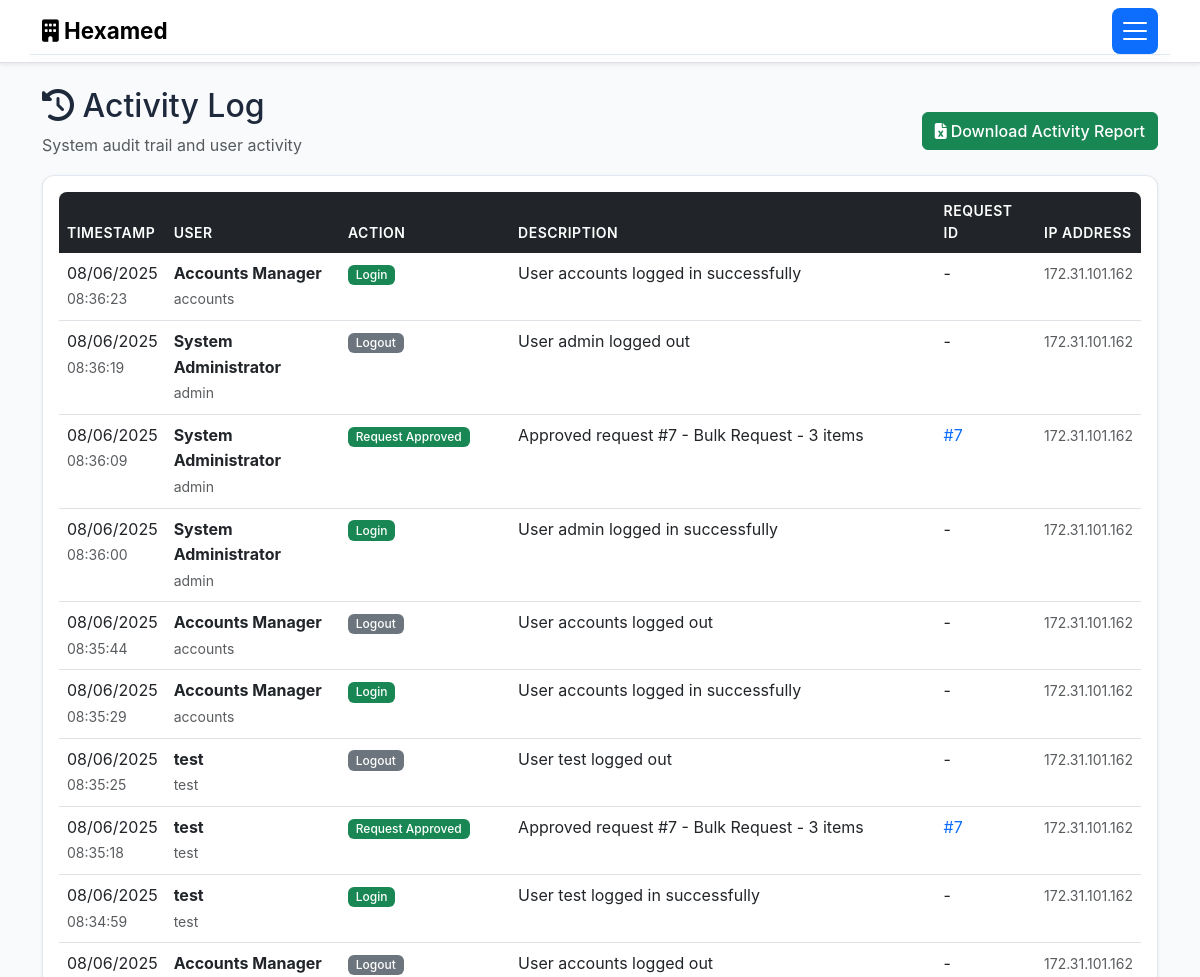
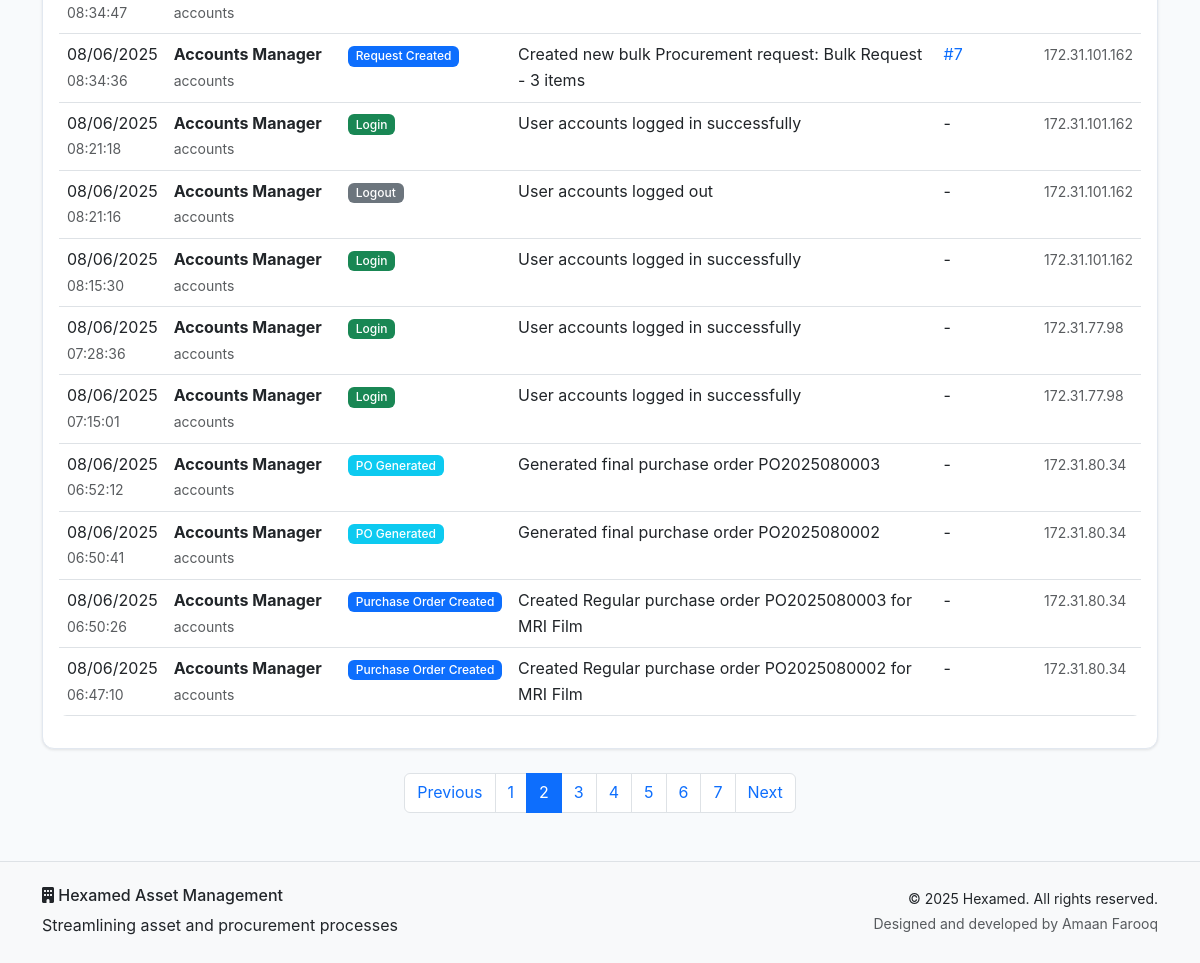
The app's page /activity?page=2 (signed in) with its own data (2 pictures, top to bottom).
### models.py (models this page shows, shortened)
class ActivityLog(db.Model):
    id = db.Column(db.Integer, primary_key=True)
    action = db.Column(db.String(100), nullable=False)
    description = db.Column(db.Text, nullable=False)
    timestamp = db.Column(db.DateTime, default=datetime.utcnow)
    ip_address = db.Column(db.String(45))
    user_id = db.Column(db.Integer, db.ForeignKey('user.id'), nullable=False)
    request_id = db.Column(db.Integer, db.ForeignKey('asset_request.id'), nullable=True)
    user = db.relationship('User', backref='activities')
    request = db.relationship('AssetRequest', backref='activities')

class User(db.Model):
    id = db.Column(db.Integer, primary_key=True)
    username = db.Column(db.String(80), unique=True, nullable=False)
    email = db.Column(db.String(120), unique=True, nullable=False)
    password_hash = db.Column(db.String(256), nullable=False)
    role = db.Column(db.String(50), nullable=False, default='User')
    full_name = db.Column(db.String(100), nullable=False)
    floor = db.Column(db.String(50))
    department = db.Column(db.String(100))
    created_at = db.Column(db.DateTime, default=datetime.utcnow)
    is_active = db.Column(db.Boolean, default=True)
    requests = db.relationship('AssetRequest', foreign_keys='AssetRequest.user_id', backref='requester', lazy=True)

### routes.py (the view)
    def decorated_function(*args, **kwargs):
        if 'user_id' not in session:
            flash('Please log in to access this page.', 'warning')
            return redirect(url_for('login'))
        return f(*args, **kwargs)

### routes.py (called while the page is built)
def require_login(f):
    def decorated_function(*args, **kwargs):
        if 'user_id' not in session:
            flash('Please log in to access this page.', 'warning')
            return redirect(url_for('login'))
        return f(*args, **kwargs)
    decorated_function.__name__ = f.__name__
    return decorated_function

@app.route('/activity')
@require_login
def activity_log():
    user = User.query.get(session['user_id'])
    page = request.args.get('page', 1, type=int)
    activities = ActivityLog.query.order_by(ActivityLog.timestamp.desc()).paginate(
        page=page, per_page=20, error_out=False)
    return render_template('activity.html', activities=activities, user=user)

### templates/activity.html (shortened to what this page needs)
{% extends "base.html" %}
{% block content %}
<div class="container my-4">
    <div class="row">
        <div class="col">
            <div class="d-flex justify-content-between align-items-center">
                <div>
                    <h2><i class="fas fa-history"></i> Activity Log</h2>
                    <p class="text-muted">System audit trail and user activity</p>
                </div>
                {% if user.role in ['Admin', 'MD', 'Accounts/SCM'] %}
                <div>
                    <a href="{{ url_for('download_recent_activity') }}" class="btn btn-success">
                        <i class="fas fa-file-excel me-1"></i>Download Activity Report
                    </a>
                </div>
                {% endif %}
            </div>
        </div>
    </div>
    {% if activities.items %}
    <div class="card">
        <div class="card-body">
            <div class="table-responsive">
                <table class="table table-hover">
                    <thead>
                        <tr>
                            <th>Timestamp</th>
                            <th>User</th>
                            <th>Action</th>
                            <th>Description</th>
                            <th>Request ID</th>
                            <th>IP Address</th>
                        </tr>
                    </thead>
                    <tbody>
                        {% for activity in activities.items %}
                        <tr>
                            <td>
                                <div>
                                    {{ activity.timestamp.strftime('%m/%d/%Y') }}
                                    <br><small class="text-muted">{{ activity.timestamp.strftime('%H:%M:%S') }}</small>
                                </div>
                            </td>
                            <td>
                                <div>
                                    <strong>{{ activity.user.full_name }}</strong>
                                    <br><small class="text-muted">{{ activity.user.username }}</small>
                                </div>
                            </td>
                            <td>
                                {% if 'Login' in activity.action %}
                                    <span class="badge bg-success">{{ activity.action }}</span>
                                {% elif 'Logout' in activity.action %}
                                    <span class="badge bg-secondary">{{ activity.action }}</span>
                                {% elif 'Created' in activity.action %}
                                    <span class="badge bg-primary">{{ activity.action }}</span>
                                {% elif 'Approved' in activity.action %}
                                    <span class="badge bg-success">{{ activity.action }}</span>
                                {% elif 'Rejected' in activity.action %}
                                    <span class="badge bg-danger">{{ activity.action }}</span>
                                {% elif 'Hold' in activity.action %}
                                    <span class="badge bg-warning">{{ activity.action }}</span>
                                {% else %}
                                    <span class="badge bg-info">{{ activity.action }}</span>
                                {% endif %}
                            </td>
                            <td>{{ activity.description }}</td>
                            <td>
                                {% if activity.request_id %}
                                    <a href="{{ url_for('view_requests') }}" class="text-decoration-none">
                                        #{{ activity.request_id }}
                                    </a>
                                {% else %}
                                    -
                                {% endif %}
                            </td>
                            <td>
                                <small class="text-muted">{{ activity.ip_address or '-' }}</small>
                            </td>
                        </tr>
                        {% endfor %}
                    </tbody>
                </table>
            </div>
        </div>
    </div>
    {% if activities.pages > 1 %}
    <nav class="mt-4">
        <ul class="pagination justify-content-center">
            {% if activities.has_prev %}
                <li class="page-item">
                    <a class="page-link" href="{{ url_for('activity_log', page=activities.prev_num) }}">Previous</a>
                </li>
            {% endif %}
            {% for page_num in activities.iter_pages() %}
                {% if page_num %}
                    {% if page_num != activities.page %}
                        <li class="page-item">
                            <a class="page-link" href="{{ url_for('activity_log', page=page_num) }}">{{ page_num }}</a>
                        </li>
                    {% else %}
                        <li class="page-item active">
                            <span class="page-link">{{ page_num }}</span>
                        </li>
                    {% endif %}
                {% else %}
                    <li class="page-item disabled">
                        <span class="page-link">...</span>
                    </li>
                {% endif %}
            {% endfor %}
            {% if activities.has_next %}
                <li class="page-item">
                    <a class="page-link" href="{{ url_for('activity_log', page=activities.next_num) }}">Next</a>
                </li>
            {% endif %}
        </ul>
    </nav>
    {% endif %}
    {% endif %}
</div>
{% endblock %}

### static/style.css (style rules this page uses)
:root { --hexamed-primary: #2563eb; --hexamed-secondary: #64748b; --hexamed-success: #00ffaa; --hexamed-warning: #ffa200; --hexamed-danger: #ff0000; --hexamed-info: #06b6d4; --hexamed-light: #f8fafc; --hexamed-dark: #465977; --hexamed-gradient: linear-gradient(135deg, #2563eb, #06b6d4); }
body { font-family: 'Inter', 'Segoe UI', Tahoma, Geneva, Verdana, sans-serif; line-height: 1.6; background-color: #f8fafc; color: #1e293b; }
.card { border: 1px solid #e2e8f0; border-radius: 0.75rem; box-shadow: 0 1px 3px rgba(0, 0, 0, 0.1); transition: all 0.3s ease; background: white; }
.btn { font-weight: 500; transition: all 0.3s ease; border-radius: 0.375rem; }
.table { border-radius: 0.5rem; overflow: hidden; }
.table thead th { background-color: var(--bs-dark); color: white; border: none; font-weight: 600; text-transform: uppercase; font-size: 0.875rem; letter-spacing: 0.5px; }
.table tbody tr { transition: background-color 0.2s ease; }
.badge { font-weight: 500; font-size: 0.75rem; padding: 0.35em 0.65em; }

### records on screen
ActivityLog: timestamp "08/06/2025", timestamp "08:36:23", user.full_name "Accounts Manager", user.username "accounts", action "Login", description "User accounts logged in successfully", ip_address "172.31.101.162"
ActivityLog: timestamp "08/06/2025", timestamp "08:36:19", user.full_name "System Administrator", user.username "admin", action "Logout", description "User admin logged out", ip_address "172.31.101.162"
ActivityLog: timestamp "08/06/2025", timestamp "08:36:09", user.full_name "System Administrator", user.username "admin", action "Request Approved", description "Approved request #7 - Bulk Request - 3 items", request_id "7", ip_address "172.31.101.162"
ActivityLog: timestamp "08/06/2025", timestamp "08:36:00", user.full_name "System Administrator", user.username "admin", action "Login", description "User admin logged in successfully", ip_address "172.31.101.162"
ActivityLog: timestamp "08/06/2025", timestamp "08:35:44", user.full_name "Accounts Manager", user.username "accounts", action "Logout", description "User accounts logged out", ip_address "172.31.101.162"
ActivityLog: timestamp "08/06/2025", timestamp "08:35:29", user.full_name "Accounts Manager", user.username "accounts", action "Login", description "User accounts logged in successfully", ip_address "172.31.101.162"
ActivityLog: timestamp "08/06/2025", timestamp "08:35:25", user.full_name "test", user.username "test", action "Logout", description "User test logged out", ip_address "172.31.101.162"
ActivityLog: timestamp "08/06/2025", timestamp "08:35:18", user.full_name "test", user.username "test", action "Request Approved", description "Approved request #7 - Bulk Request - 3 items", request_id "7", ip_address "172.31.101.162"
ActivityLog: timestamp "08/06/2025", timestamp "08:34:59", user.full_name "test", user.username "test", action "Login", description "User test logged in successfully", ip_address "172.31.101.162"
ActivityLog: timestamp "08/06/2025", timestamp "08:34:47", user.full_name "Accounts Manager", user.username "accounts", action "Logout", description "User accounts logged out", ip_address "172.31.101.162"
ActivityLog: timestamp "08/06/2025", timestamp "08:34:36", user.full_name "Accounts Manager", user.username "accounts", action "Request Created", description "Created new bulk Procurement request: Bulk Request - 3 items", request_id "7", ip_address "172.31.101.162"
ActivityLog: timestamp "08/06/2025", timestamp "08:21:18", user.full_name "Accounts Manager", user.username "accounts", action "Login", description "User accounts logged in successfully", ip_address "172.31.101.162"
ActivityLog: timestamp "08/06/2025", timestamp "08:21:16", user.full_name "Accounts Manager", user.username "accounts", action "Logout", description "User accounts logged out", ip_address "172.31.101.162"
ActivityLog: timestamp "08/06/2025", timestamp "08:15:30", user.full_name "Accounts Manager", user.username "accounts", action "Login", description "User accounts logged in successfully", ip_address "172.31.101.162"
ActivityLog: timestamp "08/06/2025", timestamp "07:28:36", user.full_name "Accounts Manager", user.username "accounts", action "Login", description "User accounts logged in successfully", ip_address "172.31.77.98"
ActivityLog: timestamp "08/06/2025", timestamp "07:15:01", user.full_name "Accounts Manager", user.username "accounts", action "Login", description "User accounts logged in successfully", ip_address "172.31.77.98"
ActivityLog: timestamp "08/06/2025", timestamp "06:52:12", user.full_name "Accounts Manager", user.username "accounts", action "PO Generated", description "Generated final purchase order PO2025080003", ip_address "172.31.80.34"
ActivityLog: timestamp "08/06/2025", timestamp "06:50:41", user.full_name "Accounts Manager", user.username "accounts", action "PO Generated", description "Generated final purchase order PO2025080002", ip_address "172.31.80.34"
ActivityLog: timestamp "08/06/2025", timestamp "06:50:26", user.full_name "Accounts Manager", user.username "accounts", action "Purchase Order Created", description "Created Regular purchase order PO2025080003 for MRI Film", ip_address "172.31.80.34"
ActivityLog: timestamp "08/06/2025", timestamp "06:47:10", user.full_name "Accounts Manager", user.username "accounts", action "Purchase Order Created", description "Created Regular purchase order PO2025080002 for MRI Film", ip_address "172.31.80.34"

### other values on screen
{{ page_num }} "1" "3" "4" "5" "6" "7"
{{ page_num }} "2"
